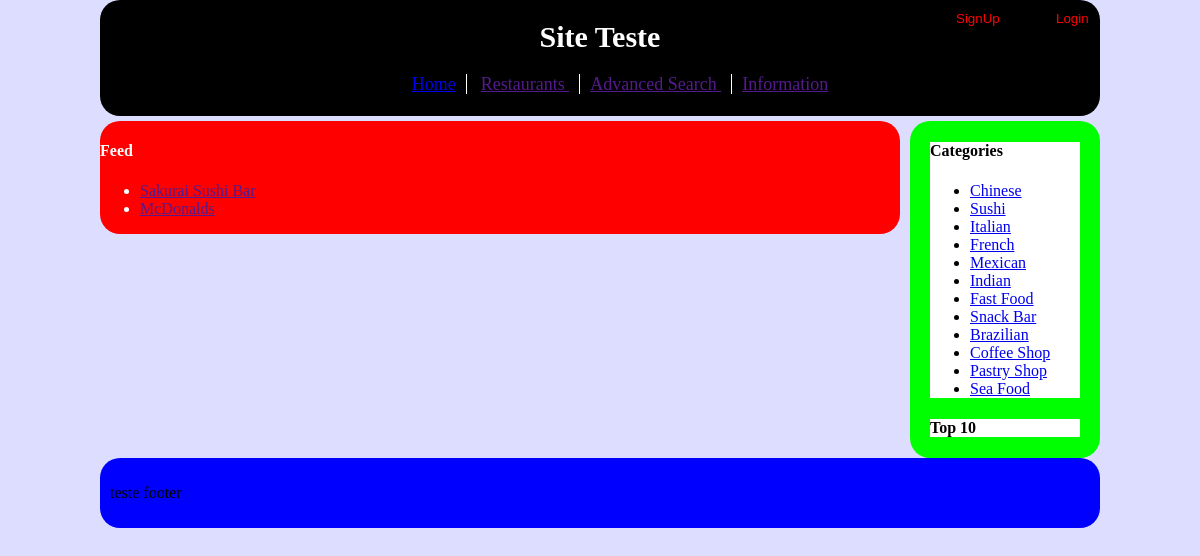
Before: / with the older database file.
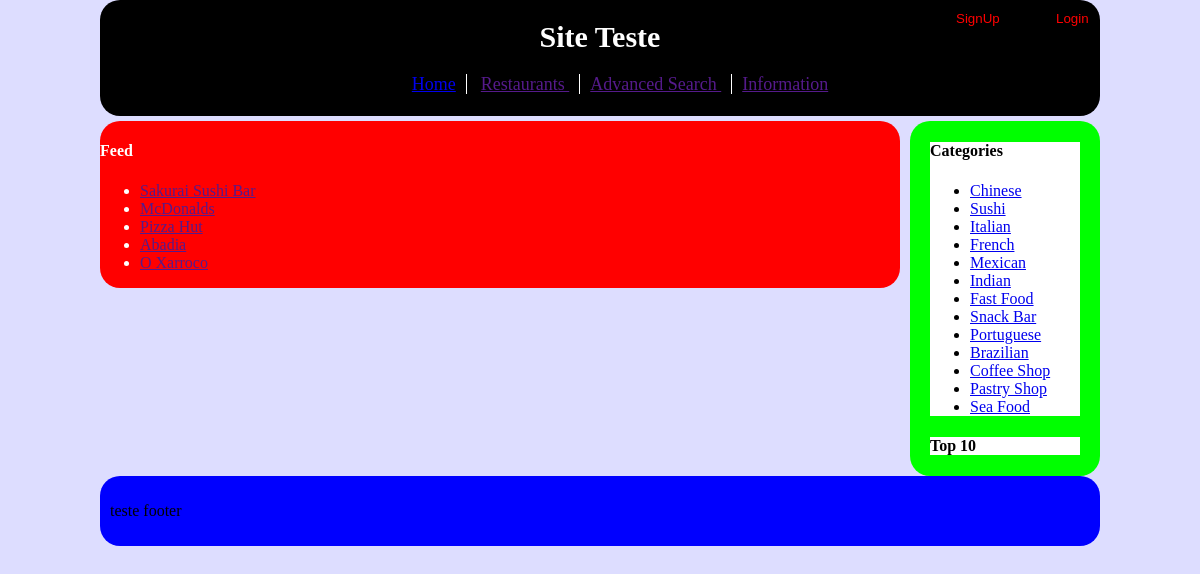
After: the same page with the newer database file.
### tables this page shows
CREATE TABLE Restaurant (
	id_restaurant INTEGER PRIMARY KEY AUTOINCREMENT,
	id_owner INTEGER REFERENCES Account(id_account),
	id_functionTime INTEGER REFERENCES FunctionTime(id_functionTime),
	id_category VARCHAR REFERENCES Category(id_category),
	name VARCHAR NOT NULL,
	address VARCHAR NOT NULL,
	description VARCHAR,
	stars REAL 
);

CREATE TABLE Category (
	id_category VARCHAR PRIMARY KEY
);

### index.php (called while the page is built, shortened)
<?php
  include ('templates/header.php');
  include ('templates/feed.php');
  include ('templates/side_bar.php');
  include ('templates/footer.php');
?>

### templates/side_bar.php (the view)
<div id="side_bar">
	<div id = "categories">
		<h4> Categories </h4>
		<ul>
		<?php
		include_once getcwd() . "/database/connection.php";
		$stmt = $db->prepare('SELECT * FROM Category');
		$stmt->execute();
		$result = $stmt->fetchAll();
		foreach( $result as $row) {
			echo '<li><a class="category" href="categoria.php?categoria='.$row[id_category].'">' . $row['id_category'] . '</a></li>';
		 }
		?>
		</ul>
	</div>
	<div id = "top_10">
		<h4> Top 10 </h4>
	</div>
</div>

### templates/header.php (shortened to what this page needs)
<!DOCTYPE html>
<html>
	<head>
		<link rel="stylesheet" href="css/site.css">
		<link rel="stylesheet" href="css/session.css">
	</head>
	<body>
		<div id="header">
			<h1> Site Teste</h1>
			<div id="session">
			<?php
					if (!isset($_SESSION['id_account'])){ ?>
				<div id="guest">
					<div id="login">
						<input id="do_login" class="session" type="submit" name="Login" value="Login">
					</div>
					<div id="do_signup">
						<input id="do_signup" class="session" type="submit" name="SignUp" value="SignUp">
					</div>
				</div>
					<?php } ?>
			</div>
			<div id="menu">
				<ul>
					<li><a href="index.php">Home</a></li>
					<li><a href=""> Restaurants </a> </li>
					<li><a href=""> Advanced Search </a> </li>
					<li><a href=""> Information </a></li>
				</ul>
			</div>
		</div>

### templates/feed.php
<div id="feed">
	<h4> Feed </h4>
		<ul>
			<?php
				include_once getcwd() . "/database/connection.php";
				$stmt = $db->prepare('SELECT * FROM Restaurant');
				$stmt->execute();
				$result = $stmt->fetchAll();
				foreach( $result as $row) {
					echo '<li><a class="feed" href="">' . $row['name']  .  '</a></li>';
				 }
			?>
		</ul>
</div>

### templates/footer.php
	<div id="footer">
			<p> teste footer </p>
		</div>
	</body>
</html>

### css/site.css (style rules this page uses)
html { background-color: #ddddff; }
body { width: 1000px; margin: 0px auto; font-family: times, serif; display : block; }
#header { display: inline-block; background-color: #000000; color: #ffffff; text-align: center; width:1000px; padding-bottom: 5px; border-radius: 20px; }
#header h1 { font-size: 30px; }
#menu li { display: inline; margin: 10px; display: inline; border-right: 1px solid #ffffff; padding-right: 10px; margin-right: 0px; font-size: 18px; }
#menu li:last-child { border-right: none; }
#feed, #side_bar,#feed, #footer { margin-top: 5px; border-radius: 20px; padding: 1% 1%; }
#feed, #side_bar { display: inline-block; background-color: #ff0000; color: #ffffff; padding: 0%; }
#feed { width:80%; overflow: auto; float: left; }
#side_bar { background-color : #00ff00; width:19%; margin-left:1%; float: right; }
#feed div, #side_bar div { display:block; margin:20px; background-color: #ffffff; color : #000000; }
#footer { background-color : #0000ff; clear: both; }

### css/session.css (style rules this page uses)
.session { position: fixed; background-color: #000000; color: #ff0000; border-style: none; top:10px; left:50%; }
#do_login { margin-left: 450px; }
#do_signup { margin-left: 350px; }

Changed rows visible on the page:
added restaurant: name "Pizza Hut"
added restaurant: name "Abadia"
added restaurant: name "O Xarroco"
added category: id_category "Portuguese"
